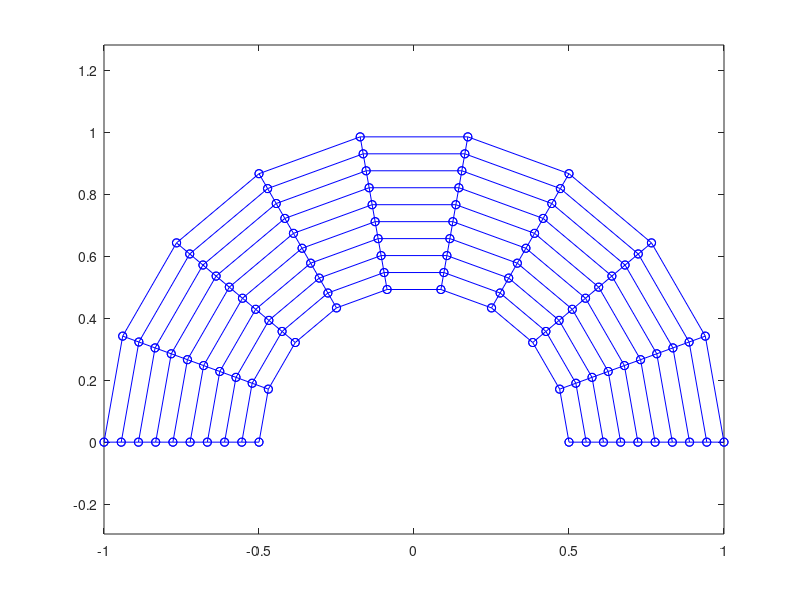

This chart was generated by the following MATLAB code: (Note: this script raises an error after producing the figure.)
%% Homework 5, Part 2
clc; close all; clear all;

%% Study error
sample_grd_spacing = 50;
nt_arr = linspace(10,100,sample_grd_spacing);
error_arr = zeros(sample_grd_spacing);
for grd_spacing = 1:sample_grd_spacing

    %% Create half annulus
    nr = 10; %nt = 30;
    nt = nt_arr(grd_spacing);
    [r,theta] = meshgrid(linspace(0.5,1,nr),linspace(0,pi,nt));
    x = r.*cos(theta); y = r.*sin(theta);
    % [X,Y] = meshgrid(x,y);

    plot(x,y,'b-o',x',y','b-o'), axis equal
%     hold on
    %% Iterate over elements on grid
    % Note: We take the small elements on the rs grid as the new element on xy
    %             Call the discretization of one element a subelement
    A_tot = 0;
    n_sub_elems = 10;
    for i = 1:nt-1
        for j = 1:nr-1
            % Define corners
            ul_x = x(i,j);
            ur_x = x(i,j+1);
            ll_x = x(i+1,j);
            lr_x = x(i+1,j+1);
            xp = [ll_x lr_x ur_x ul_x];

            ul_y = y(i,j);
            ur_y = y(i,j+1);
            ll_y = y(i+1,j);
            lr_y = y(i+1,j+1);
            yp = [ll_y lr_y ur_y ul_y];

    %         % Visualize element being plotted
    %         scatter(xp, yp, 50, 'g', 'filled')

            % Pull discretization info
            [x_pts, y_pts, jac_arr, dA_arr] = rs2xy(xp,yp,n_sub_elems);

            % Add to total area
            A_tot = A_tot + sum(sum(dA_arr,1),2);
        end
    end

%     disp(A_tot)
    error_arr(grd_spacing) = 3/8*pi - A_tot;
end

% Save error figure
err_fig = figure;
plot(nt_arr, error_arr)
hold on
plot(linspace(10,100), 2.5*linspace(10,100).^(-2), '--')
legend('error', '2.5*min(n_t, n_r)^2')
xlabel('min(n_t, n_r)')
title('Half Annulus Area Error - Straight Sided Elements') 
saveas(err_fig,'media/5-3-error','png')
saveas(err_fig,'media/5-3-error','epsc')